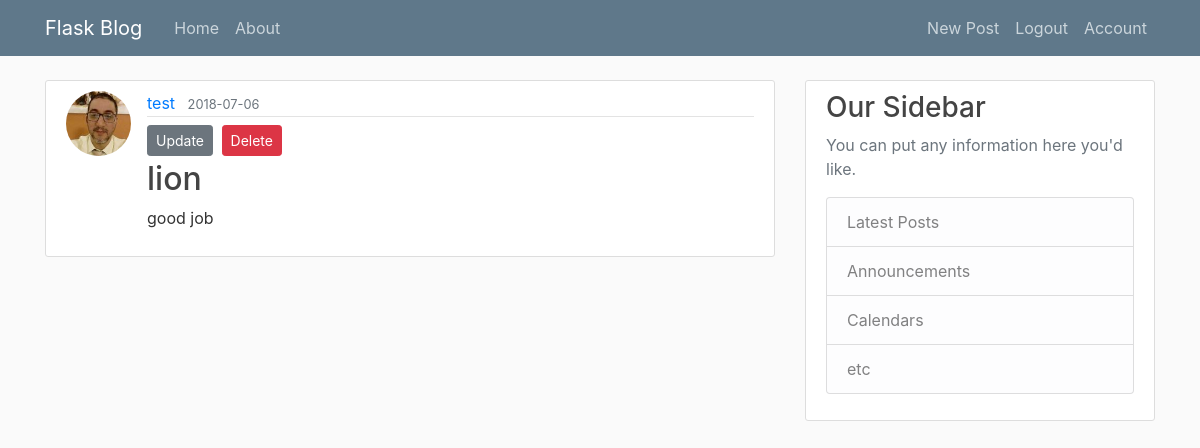
The app's page /post/2 (signed in) with its own data.
### blogtest/models.py (models this page shows, shortened)
class User(db.Model, UserMixin):
    id = db.Column(db.Integer(), primary_key=True)
    username = db.Column(db.String(20), unique=True, nullable=False)
    email = db.Column(db.String(120), unique=True, nullable=False)
    password = db.Column(db.String(60), nullable=False)
    image_file = db.Column(db.String(120), nullable=False, default='default.jpg' )
    posts = db.relationship('Post',backref='author',lazy=True)

class Post(db.Model):
    id = db.Column(db.Integer(), primary_key=True)
    title = db.Column(db.String(120), nullable=False)
    date_posted = db.Column(db.DateTime, nullable=False, default=datetime.utcnow)
    content = db.Column(db.Text ,nullable=False)
    user_id = db.Column(db.Integer(),db.ForeignKey('user.id'), nullable=False)

### blogtest/routes.py (the view)
@app.route("/post/<int:post_id>")
@login_required
def post(post_id):
    post = Post.query.get_or_404(post_id)
    return render_template("post.html",title=post.title,post=post)

### blogtest/models.py (called while the page is built)
@login_manager.user_loader
def load_user(user_id):
    return  User.query.get(int(user_id))

### blogtest/templates/post.html (shortened to what this page needs)
{% extends "layout.html" %}
{% block content %}
    <article class="media content-section">
    <img class="rounded-circle article-img"
     src="{{url_for('static',filename='profile_pics/'+ post.author.image_file)}} ">
      <div class="media-body">
        <div class="article-metadata">
          <a class="mr-2" href="#">{{ post.author.username }}</a>
          <small class="text-muted">{{ post.date_posted.strftime("%Y-%m-%d") }}</small>
        </div>
        {% if current_user == post.author %}
      <div>
        <a class="btn btn-secondary btn-sm mt-1 mb-1" href="{{url_for('update_post',post_id=post.id)}}">
        Update
         </a>
        <button class="btn btn-danger btn-sm m-1" data-toggle="modal" data-target="#deleteModal"> Delete  </button>
        </div>
        {% endif %}
        <h2 class="article-title">{{ post.title }}</h2>
        <p class="article-content">{{ post.content }}</p>
      </div>
    </article>
{% endblock content %}

### blogtest/static/main.css (style rules this page uses)
body { background: #fafafa; color: #333333; margin-top: 5rem; }
h1, h2, h3, h4, h5, h6 { color: #444444; }
.content-section { background: #ffffff; padding: 10px 20px; border: 1px solid #dddddd; border-radius: 3px; margin-bottom: 20px; }
.article-title { color: #444444; }
.article-content { white-space: pre-line; }
.article-img { height: 65px; width: 65px; margin-right: 16px; }
.article-metadata { padding-bottom: 1px; margin-bottom: 4px; border-bottom: 1px solid #e3e3e3 }

### records on screen
User: image_file (picture), author.username "test"
Post: date_posted "2018-07-06", title "lion", content "good job"
